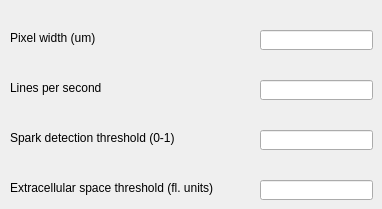
    <widget class="QWidget" name="tab_basic_parameters">
     <attribute name="title">
      <string>Basic parameters</string>
     </attribute>
     <widget class="QLabel" name="label">
      <property name="geometry">
       <rect>
        <x>10</x>
        <y>30</y>
        <width>141</width>
        <height>16</height>
       </rect>
      </property>
      <property name="text">
       <string>Pixel width (um)</string>
      </property>
     </widget>
     <widget class="QLabel" name="label_2">
      <property name="geometry">
       <rect>
        <x>10</x>
        <y>80</y>
        <width>141</width>
        <height>16</height>
       </rect>
      </property>
      <property name="text">
       <string>Lines per second</string>
      </property>
     </widget>
     <widget class="QLabel" name="label_3">
      <property name="geometry">
       <rect>
        <x>10</x>
        <y>130</y>
        <width>181</width>
        <height>16</height>
       </rect>
      </property>
      <property name="text">
       <string>Spark detection threshold (0-1)</string>
      </property>
     </widget>
     <widget class="QLabel" name="label_basic_parameters_extracellular_space_threshold">
      <property name="geometry">
       <rect>
        <x>10</x>
        <y>180</y>
        <width>221</width>
        <height>16</height>
       </rect>
      </property>
      <property name="toolTip">
       <string comment="&quot;&lt;html&gt;&lt;head/&gt;&lt;body&gt;&lt;p&gt;This can be used to omit extracellular space from analysis. &quot; \                       &quot;This should be done (or you can remove the extracellular space as a pre-processing step yourself) or the analysis may be unreliable in the extracellular region. &quot; \                       &quot;Pixels with intensity below this threshold are omitted from the analysis. &quot; \                       &quot;&lt;/p&gt;&lt;/body&gt;&lt;/html&gt;&quot;" extracomment="&quot;&lt;html&gt;&lt;head/&gt;&lt;body&gt;&lt;p&gt;This can be used to omit extracellular space from analysis. &quot; \                       &quot;This should be done (or you can remove the extracellular space as a pre-processing step yourself) or the analysis may be unreliable in the extracellular region. &quot; \                       &quot;Pixels with intensity below this threshold are omitted from the analysis. &quot; \                       &quot;&lt;/p&gt;&lt;/body&gt;&lt;/html&gt;&quot;"/>
      </property>
      <property name="whatsThis">
       <string comment="&quot;&lt;html&gt;&lt;head/&gt;&lt;body&gt;&lt;p&gt;This can be used to omit extracellular space from analysis. &quot; \                       &quot;This should be done (or you can remove the extracellular space as a pre-processing step yourself) or the analysis may be unreliable in the extracellular region. &quot; \                       &quot;Pixels with intensity below this threshold are omitted from the analysis. &quot; \                       &quot;&lt;/p&gt;&lt;/body&gt;&lt;/html&gt;&quot;" extracomment="&quot;&lt;html&gt;&lt;head/&gt;&lt;body&gt;&lt;p&gt;This can be used to omit extracellular space from analysis. &quot; \                       &quot;This should be done (or you can remove the extracellular space as a pre-processing step yourself) or the analysis may be unreliable in the extracellular region. &quot; \                       &quot;Pixels with intensity below this threshold are omitted from the analysis. &quot; \                       &quot;&lt;/p&gt;&lt;/body&gt;&lt;/html&gt;&quot;"/>
      </property>
      <property name="text">
       <string>Extracellular space threshold (fl. units)</string>
      </property>
     </widget>
     <widget class="QLineEdit" name="lineEdit_parameters_basic_pixel_width">
      <property name="geometry">
       <rect>
        <x>260</x>
        <y>30</y>
        <width>113</width>
        <height>20</height>
       </rect>
      </property>
     </widget>
     <widget class="QLineEdit" name="lineEdit_parameters_basic_fps">
      <property name="geometry">
       <rect>
        <x>260</x>
        <y>80</y>
        <width>113</width>
        <height>20</height>
       </rect>
      </property>
     </widget>
     <widget class="QLineEdit" name="lineEdit_parameters_spark_detection_threshold">
      <property name="geometry">
       <rect>
        <x>260</x>
        <y>130</y>
        <width>113</width>
        <height>20</height>
       </rect>
      </property>
     </widget>
     <widget class="QLineEdit" name="lineEdit_parameters_extracellular_space_threshold">
      <property name="geometry">
       <rect>
        <x>260</x>
        <y>180</y>
        <width>113</width>
        <height>20</height>
       </rect>
      </property>
     </widget>
    </widget>
